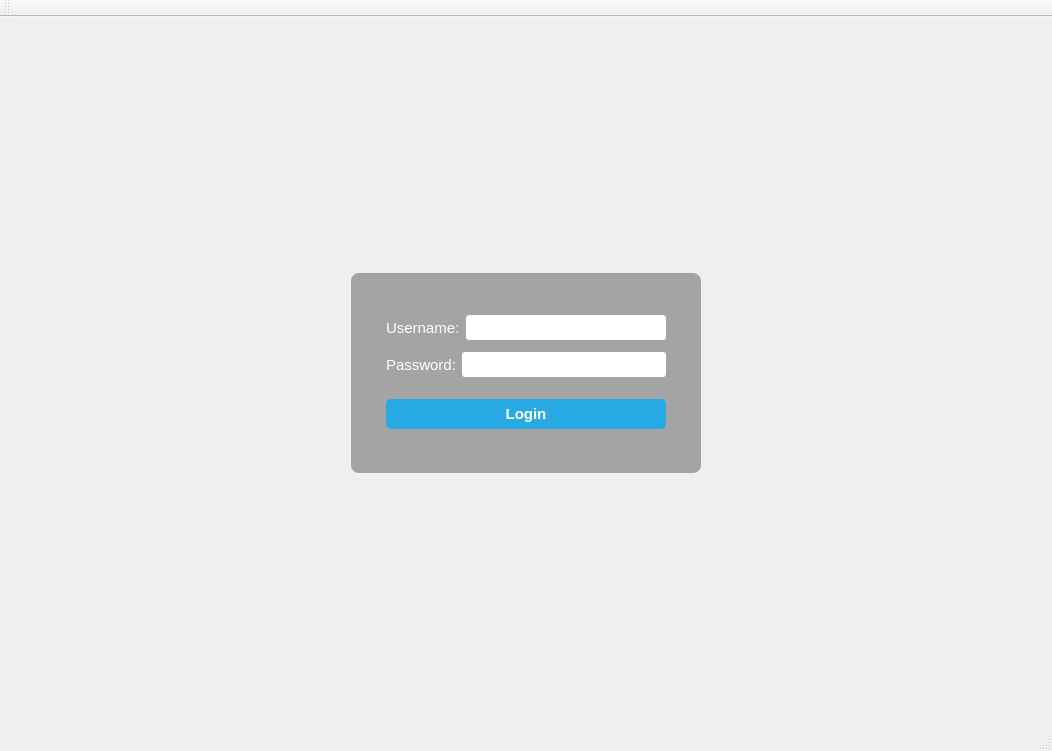
<?xml version="1.0" encoding="UTF-8"?>
<ui version="4.0">
 <class>MainWindow</class>
 <widget class="QMainWindow" name="MainWindow">
  <property name="geometry">
   <rect>
    <x>0</x>
    <y>0</y>
    <width>1052</width>
    <height>751</height>
   </rect>
  </property>
  <property name="windowTitle">
   <string>School Administration System</string>
  </property>
  <property name="styleSheet">
   <string notr="true">#loginForm
{
	background: rgba(0, 0, 0, 80);
	border-radius: 8px;
}

#loginForm QLabel { color: white; }
#loginForm QLineEdit { border-radius: 3px; }

#loginForm QPushButton
{
	color: white;
	background-color: #27a9e3;
	border-width: 0px;
	border-radius: 5px;
}

#loginForm QPushButton::hover
{
	background-color: #66c011;
}

#loginPage
{
	border-image: url(:/images/login_bg.png);
}

</string>
  </property>
  <widget class="QWidget" name="centralWidget">
   <layout class="QGridLayout" name="gridLayout">
    <property name="leftMargin">
     <number>0</number>
    </property>
    <property name="topMargin">
     <number>0</number>
    </property>
    <property name="rightMargin">
     <number>0</number>
    </property>
    <property name="bottomMargin">
     <number>0</number>
    </property>
    <item row="0" column="0">
     <widget class="QStackedWidget" name="stackedWidget">
      <property name="currentIndex">
       <number>0</number>
      </property>
      <widget class="QWidget" name="loginPage">
       <layout class="QVBoxLayout" name="verticalLayout">
        <item alignment="Qt::AlignHCenter">
         <widget class="QWidget" name="loginForm" native="true">
          <property name="sizePolicy">
           <sizepolicy hsizetype="Fixed" vsizetype="Fixed">
            <horstretch>0</horstretch>
            <verstretch>0</verstretch>
           </sizepolicy>
          </property>
          <property name="minimumSize">
           <size>
            <width>350</width>
            <height>200</height>
           </size>
          </property>
          <layout class="QVBoxLayout" name="verticalLayout_2">
           <property name="spacing">
            <number>5</number>
           </property>
           <property name="leftMargin">
            <number>35</number>
           </property>
           <property name="topMargin">
            <number>35</number>
           </property>
           <property name="rightMargin">
            <number>35</number>
           </property>
           <property name="bottomMargin">
            <number>35</number>
           </property>
           <item>
            <layout class="QHBoxLayout" name="horizontalLayout">
             <property name="spacing">
              <number>6</number>
             </property>
             <item>
              <widget class="QLabel" name="usernameLabel">
               <property name="font">
                <font>
                 <pointsize>11</pointsize>
                </font>
               </property>
               <property name="text">
                <string>Username:</string>
               </property>
              </widget>
             </item>
             <item>
              <widget class="QLineEdit" name="usernameEdit">
               <property name="minimumSize">
                <size>
                 <width>0</width>
                 <height>25</height>
                </size>
               </property>
               <property name="font">
                <font>
                 <pointsize>10</pointsize>
                </font>
               </property>
              </widget>
             </item>
            </layout>
           </item>
           <item>
            <layout class="QHBoxLayout" name="horizontalLayout_2">
             <item>
              <widget class="QLabel" name="passwordLabel">
               <property name="font">
                <font>
                 <pointsize>11</pointsize>
                </font>
               </property>
               <property name="text">
                <string>Password:</string>
               </property>
               <property name="margin">
                <number>3</number>
               </property>
              </widget>
             </item>
             <item>
              <widget class="QLineEdit" name="passwordEdit">
               <property name="minimumSize">
                <size>
                 <width>0</width>
                 <height>25</height>
                </size>
               </property>
               <property name="font">
                <font>
                 <pointsize>9</pointsize>
                </font>
               </property>
               <property name="echoMode">
                <enum>QLineEdit::Password</enum>
               </property>
              </widget>
             </item>
            </layout>
           </item>
           <item>
            <spacer name="verticalSpacer">
             <property name="orientation">
              <enum>Qt::Vertical</enum>
             </property>
             <property name="sizeType">
              <enum>QSizePolicy::Fixed</enum>
             </property>
             <property name="sizeHint" stdset="0">
              <size>
               <width>17</width>
               <height>10</height>
              </size>
             </property>
            </spacer>
           </item>
           <item>
            <widget class="QPushButton" name="loginButton">
             <property name="minimumSize">
              <size>
               <width>0</width>
               <height>30</height>
              </size>
             </property>
             <property name="font">
              <font>
               <pointsize>11</pointsize>
               <weight>75</weight>
               <bold>true</bold>
              </font>
             </property>
             <property name="text">
              <string>Login</string>
             </property>
            </widget>
           </item>
          </layout>
         </widget>
        </item>
       </layout>
      </widget>
      <widget class="QWidget" name="userPage"/>
     </widget>
    </item>
   </layout>
  </widget>
  <widget class="QMenuBar" name="menuBar">
   <property name="geometry">
    <rect>
     <x>0</x>
     <y>0</y>
     <width>1052</width>
     <height>21</height>
    </rect>
   </property>
  </widget>
  <widget class="QToolBar" name="mainToolBar">
   <attribute name="toolBarArea">
    <enum>TopToolBarArea</enum>
   </attribute>
   <attribute name="toolBarBreak">
    <bool>false</bool>
   </attribute>
  </widget>
  <widget class="QStatusBar" name="statusBar"/>
 </widget>
 <layoutdefault spacing="6" margin="11"/>
 <resources/>
 <connections/>
</ui>
